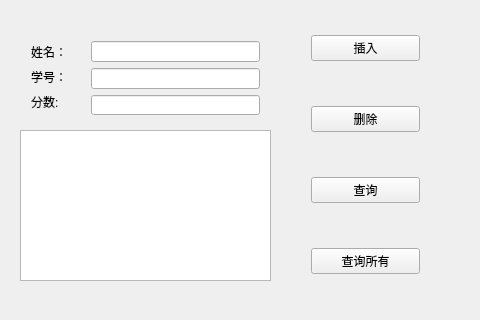
<?xml version="1.0" encoding="UTF-8"?>
<ui version="4.0">
 <class>Widget</class>
 <widget class="QWidget" name="Widget">
  <property name="geometry">
   <rect>
    <x>0</x>
    <y>0</y>
    <width>480</width>
    <height>320</height>
   </rect>
  </property>
  <property name="minimumSize">
   <size>
    <width>480</width>
    <height>320</height>
   </size>
  </property>
  <property name="maximumSize">
   <size>
    <width>480</width>
    <height>320</height>
   </size>
  </property>
  <property name="windowTitle">
   <string>Widget</string>
  </property>
  <widget class="QWidget" name="widget" native="true">
   <property name="geometry">
    <rect>
     <x>80</x>
     <y>30</y>
     <width>191</width>
     <height>96</height>
    </rect>
   </property>
   <layout class="QVBoxLayout" name="verticalLayout_2">
    <item>
     <widget class="QLineEdit" name="lineEdit_1"/>
    </item>
    <item>
     <widget class="QLineEdit" name="lineEdit_2"/>
    </item>
    <item>
     <widget class="QLineEdit" name="lineEdit_3"/>
    </item>
   </layout>
  </widget>
  <widget class="QWidget" name="widget_2" native="true">
   <property name="geometry">
    <rect>
     <x>20</x>
     <y>31</y>
     <width>61</width>
     <height>91</height>
    </rect>
   </property>
   <layout class="QVBoxLayout" name="verticalLayout">
    <item>
     <widget class="QLabel" name="label">
      <property name="text">
       <string>姓名：</string>
      </property>
     </widget>
    </item>
    <item>
     <widget class="QLabel" name="label_2">
      <property name="text">
       <string>学号：</string>
      </property>
     </widget>
    </item>
    <item>
     <widget class="QLabel" name="label_3">
      <property name="text">
       <string>分数:</string>
      </property>
     </widget>
    </item>
   </layout>
  </widget>
  <widget class="QWidget" name="widget_3" native="true">
   <property name="geometry">
    <rect>
     <x>300</x>
     <y>24</y>
     <width>131</width>
     <height>261</height>
    </rect>
   </property>
   <layout class="QVBoxLayout" name="verticalLayout_3">
    <item>
     <widget class="QPushButton" name="pushButton_1">
      <property name="text">
       <string>插入</string>
      </property>
     </widget>
    </item>
    <item>
     <spacer name="verticalSpacer">
      <property name="orientation">
       <enum>Qt::Vertical</enum>
      </property>
      <property name="sizeHint" stdset="0">
       <size>
        <width>20</width>
        <height>40</height>
       </size>
      </property>
     </spacer>
    </item>
    <item>
     <widget class="QPushButton" name="pushButton_2">
      <property name="text">
       <string>删除</string>
      </property>
     </widget>
    </item>
    <item>
     <spacer name="verticalSpacer_3">
      <property name="orientation">
       <enum>Qt::Vertical</enum>
      </property>
      <property name="sizeHint" stdset="0">
       <size>
        <width>20</width>
        <height>40</height>
       </size>
      </property>
     </spacer>
    </item>
    <item>
     <widget class="QPushButton" name="pushButton_3">
      <property name="text">
       <string>查询</string>
      </property>
     </widget>
    </item>
    <item>
     <spacer name="verticalSpacer_2">
      <property name="orientation">
       <enum>Qt::Vertical</enum>
      </property>
      <property name="sizeHint" stdset="0">
       <size>
        <width>20</width>
        <height>40</height>
       </size>
      </property>
     </spacer>
    </item>
    <item>
     <widget class="QPushButton" name="pushButton_4">
      <property name="text">
       <string>查询所有</string>
      </property>
     </widget>
    </item>
   </layout>
  </widget>
  <widget class="QTextEdit" name="textEdit">
   <property name="geometry">
    <rect>
     <x>20</x>
     <y>130</y>
     <width>251</width>
     <height>151</height>
    </rect>
   </property>
  </widget>
 </widget>
 <layoutdefault spacing="6" margin="11"/>
 <resources/>
 <connections/>
</ui>
